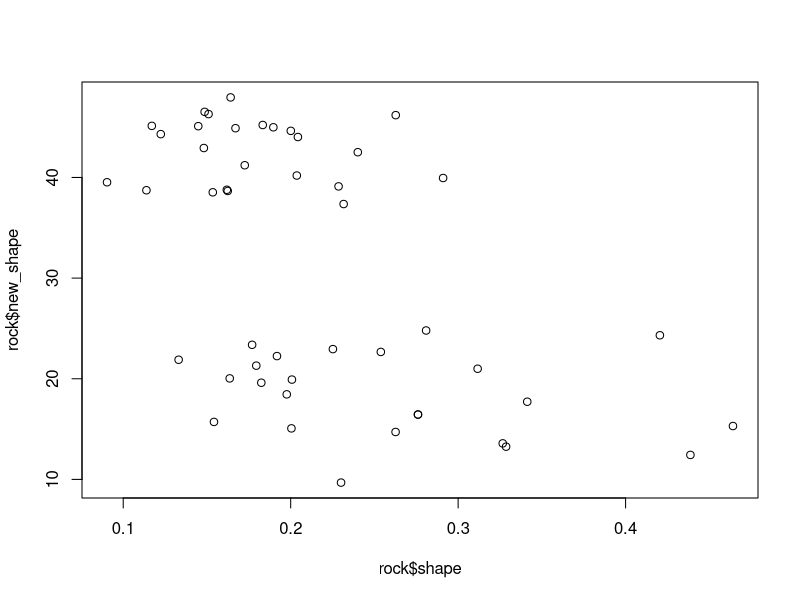

Reproduce this figure in R. (Note: this script raises an error after producing the figure.)

# På inlämningsuppgiften leap_year():

# Hur gör man för att få years till en numerisk vektor?

x<-as.numeric("1993abc")
print(x)
is.numeric(x)
x<-as.numeric("1993abc")
is.numeric(x)
print(x)


# Övningsuppgifter:

# 2.4 * Extraproblem
rm(list=ls())

data(rock)
dim(rock)

head(rock,4)

new_shape<-rock$peri/sqrt(rock$area)

rock$new_shape<-new_shape

head(rock)

rock$peri[1]/sqrt(rock$area[1])

plot(rock$shape,rock$new_shape)



# 1.2 Indexering av matriser, uppgift 2

# skapa en test matris
a<-rep(c(1,2,3,4,5),10)
b<-1:50
c<-(1:50)^2
d<-log(1:50)
stor_matris <- cbind(a,b,c,d)
dim(stor_matris)
head(stor_matris,10)

# testar metoden
index_mat<-matrix(c(5,2,4,1),2)
index_mat
stor_matris[index_mat]

stor_matris[1:6,]

# a)
index_mat<-rbind(c(4,4),c(5,3),c(2,1))
index_mat
stor_matris[index_mat]


Aa._1<-2

hej_hopp

hejHopp

#-------------------------------------------------------------------------------

# kort om kodstil (mer om det senare kursen)

# använd lämpliga namn på variabler och funktioner
# använd lämplig indentering
# placera "{" och "}" på rätt ställen i koden
# ha lagom med luft i koden
# kommentera koden -> det ska vara lätt att förstå vad som händer


my_func<-function(x){
  # steg 1: ...
  x2<-2^2-10
  
  # steg 2: ..
  x3<-sin(x2)
  
  return(x3)
}


#-------------------------------------------------------------------------------
# öva på funktioner och problemlösning

#-------------------------------------------------------------------------------
# min funktion för medelvärde
#-------------------------------------------------------------------------------

# beräkna medelvärde utan att använda funktionen mean()
# -> vi skriver en egen funktion!



z<-1:5
z
sum(z)

length(z)

z_sum<-sum(z)
n<-length(z)
n
z_sum/n
mean(z)

my_mean<-function(z){
  # summerar vektorn:
  z_sum<-sum(z)
  # antal element i vektorn:
  n<-length(z)
  # beräknar medelvärde:
  z_bar<-z_sum/n
  
  return(z_bar)
}

my_mean(z = 30:100)


